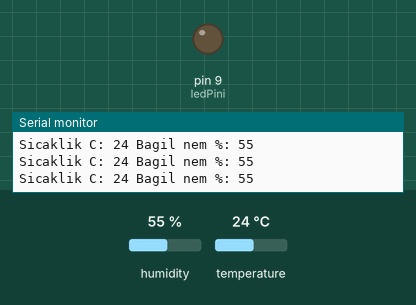
Bench run of a sketch on a simulated Arduino Uno, built with avr-gcc and run on an emulated ATmega328P. Parts: output pins drawn as LEDs (lit = HIGH), the last lines printed to the serial monitor. The inputs (shaded band) are chosen by the test bench; at power-on: humidity 55 %, temperature 24 °C.

Above: at 6.8 s.
6.9 s: humidity set to 31 %
12.3 s: humidity set to 28 %
At 14.8 s:
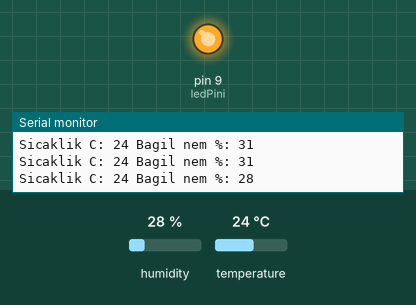
17.7 s: humidity set to 40 %
At 19.0 s:
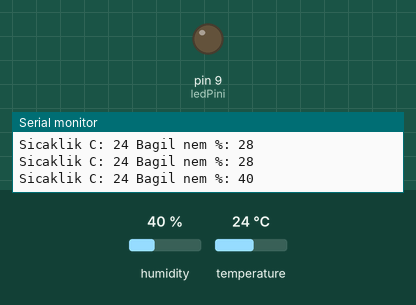
23.1 s: humidity set to 22 %
At 26.3 s:
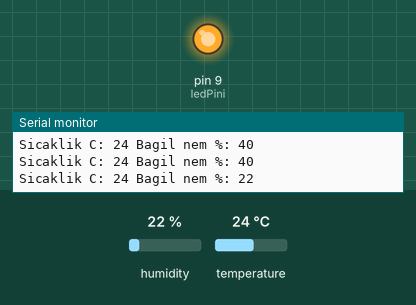
Timing chart, 0 to 27.8 s (numbered marks = the images above; inputs shaded):
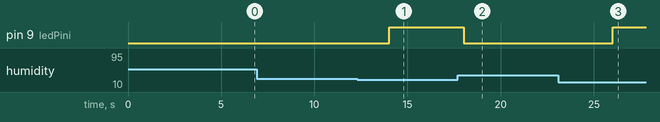

The sketch:

p19_sicaklik_35.ino
```cpp
#include <DHT.h>
const byte dhtPini = 2;
const byte ledPini = 9;
const float sicaklikEsigi = 35;
const float nemAlt = 30;
const float nemUst = 60;
const unsigned long aralikMs = 2000;
DHT dht(dhtPini, DHT11);
unsigned long sonOkuma = 0;

void setup() {
  pinMode(ledPini, OUTPUT);
  digitalWrite(ledPini, LOW);
  Serial.begin(9600);
  dht.begin();
  sonOkuma = millis();
}

void loop() {
  unsigned long simdi = millis();
  if (simdi - sonOkuma < aralikMs) return;
  sonOkuma = simdi;
  float nem = dht.readHumidity();
  float sicaklik = dht.readTemperature();
  if (isnan(nem) || isnan(sicaklik)) {
    digitalWrite(ledPini, HIGH);
    Serial.println("Okuma hatasi; gecerli olcum yok");
    return;
  }
  bool uyari = sicaklik > sicaklikEsigi ||
    nem < nemAlt || nem > nemUst;
  digitalWrite(ledPini, uyari);
  Serial.print("Sicaklik C: ");
  Serial.print(sicaklik, 0);
  Serial.print(" Bagil nem %: ");
  Serial.println(nem, 0);
}
```

Measured:
- the behaviour switches between 30 and 29 % on humidity (found by bisection; images 0 and 1)
- after the input at 12.3 s, pin 9 (ledPini): LOW → HIGH after 1.7 s
- after the input at 17.7 s, pin 9 (ledPini): HIGH → LOW after 0.32 s
- after the input at 23.1 s, pin 9 (ledPini): LOW → HIGH after 2.9 s
